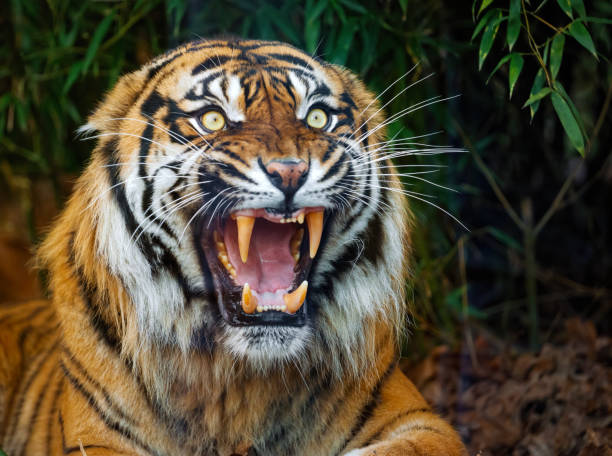
#> input picture Images/Tiger.jpg, 612 x 456 px, found by its file name; the run also reads 1 picture not shown here
$ jupyter execute '04 Edges, Corners and Blobs.ipynb'
#> lines starting #> are read from the running program, lines starting #| are printed output that depends on the picture
[cell 1]
import cv2 as cv
import numpy as np
import matplotlib.pyplot as plt
from mpl_toolkits.mplot3d import Axes3D
from matplotlib.ticker import LinearLocator, FormatStrFormatter
from matplotlib import cm
from collections import deque

$\LARGE Edge\ Detection$

$Finite\ Difference\ Filters$

[cell 2]
im = cv.imread('images/Tiger.jpg', cv.IMREAD_GRAYSCALE)
#> im: shape (456, 612); min 0, max 255, mean 73.1
assert im is not None

#Prewitt filters
prewitt_x = np.array([[-1, -1, -1], [0, 0, 0], [1, 1, 1]])
prewitt_y = np.array([[-1, 0, 1], [-1, 0, 1], [-1, 0, 1]])

#Sobel filters
sobel_x = np.array([[-1, -2, -1], [0, 0, 0], [1, 2, 1]])
sobel_y = np.array([[-1, 0, 1], [-2, 0, 2], [-1, 0, 1]])

prewitt_filtered_x = cv.filter2D(im, cv.CV_32F, prewitt_x)
prewitt_filtered_y = cv.filter2D(im, cv.CV_32F, prewitt_y)

sobel_filtered_x = cv.filter2D(im, cv.CV_32F, sobel_x)
sobel_filtered_y = cv.filter2D(im, cv.CV_32F, sobel_y)

#Normalizing
prewitt_filtered_x = cv.normalize(prewitt_filtered_x, None, 0, 255, cv.NORM_MINMAX, cv.CV_8U)
prewitt_filtered_y = cv.normalize(prewitt_filtered_y, None, 0, 255, cv.NORM_MINMAX, cv.CV_8U)
sobel_filtered_x = cv.normalize(sobel_filtered_x, None, 0, 255, cv.NORM_MINMAX, cv.CV_8U)
sobel_filtered_y = cv.normalize(sobel_filtered_y, None, 0, 255, cv.NORM_MINMAX, cv.CV_8U)

fig, ax = plt.subplots(2, 3, figsize = (20, 10))

ax[0, 0].imshow(im, cmap='gray')
ax[0, 0].set_title('Original Image')

ax[1, 0].imshow(im, cmap='gray')
ax[1, 0].set_title('Original Image')

ax[0, 1].imshow(prewitt_filtered_x, cmap='gray')
ax[0, 1].set_title('Prewitt x filtered image')

ax[0, 2].imshow(prewitt_filtered_y, cmap='gray')
ax[0, 2].set_title('Prewitt y filtered image')

ax[1, 1].imshow(sobel_filtered_x, cmap='gray')
ax[1, 1].set_title('Sobel x filtered image')

ax[1, 2].imshow(sobel_filtered_y, cmap='gray')
ax[1, 2].set_title('Sobel y filtered image')

for a in ax.ravel():
    a.axis('off')

plt.show()

$Derivatives\ of\ Gaussian\ Filters$

[cell 3]
#Gaussian function
sigma = 3.0
x = np.arange(-5, 5.1, 1)
y = np.arange(-5, 5.1, 1)
x, y = np.meshgrid(x, y)

g_xy = (1/(2*np.pi*sigma**2)) * np.exp(-(x**2 + y**2)/(2*sigma**2))

d_x_g, d_y_g = np.gradient(g_xy)

fig, ax = plt.subplots(1, 3, figsize=(30, 10), subplot_kw={'projection': '3d'})

ax[0].plot_surface(x, y, g_xy, cmap='viridis')
ax[0].set_title('3D Gaussian Function')

ax[1].plot_surface(x, y, d_x_g, cmap='viridis')
ax[1].set_title('Partial wrt X (d_x_g)')

ax[2].plot_surface(x, y, d_y_g, cmap='viridis')
ax[2].set_title('Partial wrt Y (d_y_g)')

plt.show()

[cell 4]
fig, ax = plt.subplots(1, 3, figsize = (30, 10))

ax[0].imshow(g_xy, cmap='gray')
ax[0].set_title('2D Gaussian Function')

ax[1].imshow(d_x_g, cmap='gray')
ax[1].set_title('2D Partial wrt X')

ax[2].imshow(d_y_g, cmap='gray')
ax[2].set_title('2D Partial wrt Y')

for a in ax:
    a.axis('off')

plt.show()

[cell 5]
#Applying filters
im_gauss_x = cv.filter2D(im, cv.CV_32F, d_x_g)
im_gauss_y = cv.filter2D(im, cv.CV_32F, d_y_g)

#Normalizing
im_gauss_x = cv.normalize(im_gauss_x, None, 0, 255, cv.NORM_MINMAX, cv.CV_8U)
im_gauss_y = cv.normalize(im_gauss_y, None, 0, 255, cv.NORM_MINMAX, cv.CV_8U)

fig, ax = plt.subplots(1, 2, figsize = (18,6))
ax[0].imshow(im_gauss_x, cmap='gray')
ax[0].set_title('Gaussian derivative wrt x filter')

ax[1].imshow(im_gauss_y, cmap='gray')
ax[1].set_title('Gaussian derivative wrt y filter')

for a in ax:
    a.axis('off')

plt.show()

$Canny\ Edge\ Detector$

[cell 6]
#Loaging the image
im_new = cv.imread('images/sigiriya.jpg', cv.IMREAD_GRAYSCALE)
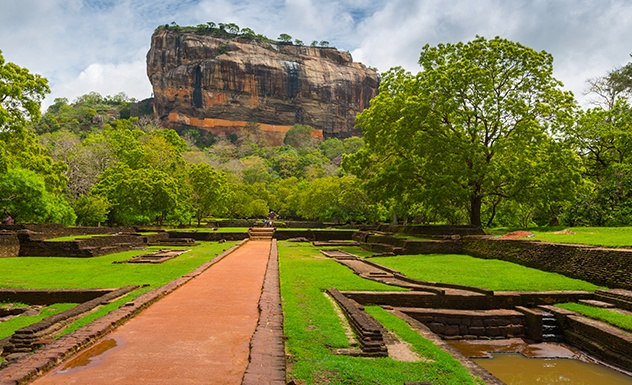
#> input picture Images/sigiriya.jpg, 632 x 385 px, found by its file name
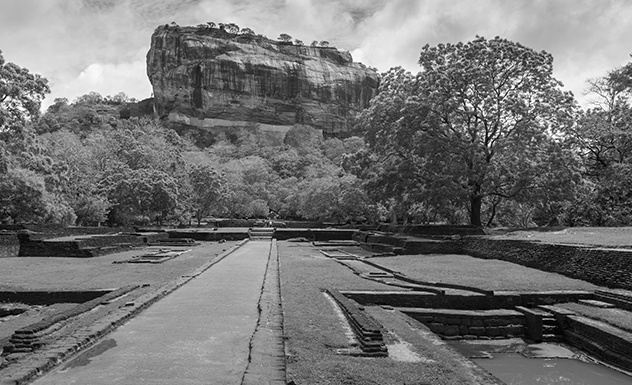
#> im_new: shape (385, 632); min 0, max 255, mean 114.9
assert im_new is not None

sigma = 2
x = np.arange(-5, 5.1, 1)
y = np.arange(-5, 5.1, 1)

x, y = np.meshgrid(x, y)

# Gaussian function and derivatives
g_xy = (1/(2*np.pi*sigma**2)) * np.exp(-(x**2 + y**2)/(2*sigma**2))
d_x_g, d_y_g = np.gradient(g_xy)

#Filtering the image with derivative of Gaussian
im_new_d_gaus_x = cv.filter2D(im_new, cv.CV_64F, d_x_g)
im_new_d_gaus_y = cv.filter2D(im_new, cv.CV_64F, d_y_g)
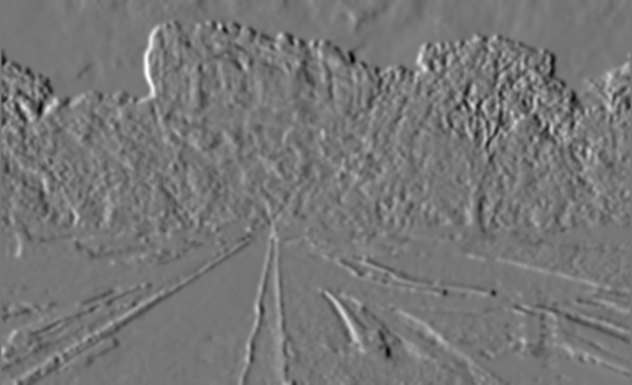
#> im_new_d_gaus_y: shape (385, 632) float64; min -24.56, max 28.08, mean 0; drawn with min black and max white

#Computing the magnitude of the gradient
im_mag = np.sqrt(im_new_d_gaus_x**2 + im_new_d_gaus_y**2)

#Computing the orientation of the gradient
im_orient = np.arctan2(im_new_d_gaus_y, im_new_d_gaus_x) * (180 / np.pi)
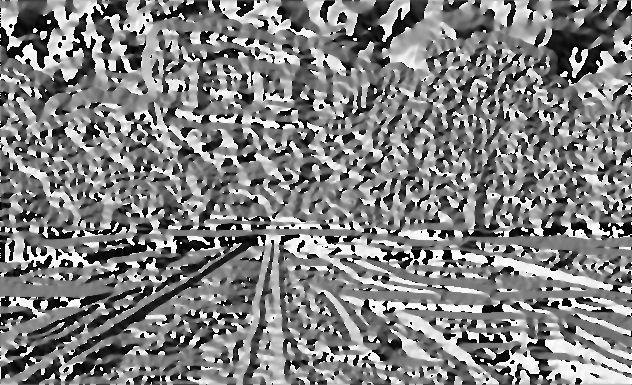
#> im_orient: shape (385, 632) float64; min -180, max 180, mean 1.4; drawn with min black and max white

#Normalizing
im_mag_norm = cv.normalize(im_mag, None, 0, 255, cv.NORM_MINMAX, cv.CV_8U)

#Non maximum suppression function
def NMS(magnitude_img, angle_img):

    #Creating a blank image to contain the values
    thinned_edges = np.zeros_like(magnitude_img)

    #Number of rows and columns of the image
    rows, columns = np.shape(magnitude_img)
#> rows = 385; columns = 632

    #Iterating through the image
    #The reason for the range is we are not going thorugh the most outer pixels because they lack one neighbour because of that we start iteration from the immediate inner pixels
    for i in range(1, rows-1):
        for j in range(1, columns-1):

            magnitude = magnitude_img[i, j]
            angle = angle_img[i, j]

            #Since we consider the pixels along the edge the direction and the opposite direction does not matter so we convert the angles to 0 to 180
            if angle < 0:
                angle += 180

            #And here since we are in the discrete world we quantize the angle values like this

            #0 degrees
            if (0 <= angle < 22.5) or (157.5 <= angle <= 180):

                #Declaring the neighbours
                q = magnitude_img[i + 1, j]
                r = magnitude_img[i + 1, j]

            #45 degrees
            elif 22.5 <= angle < 67.5:

                #Declaring the neighbours
                q = magnitude_img[i - 1, j - 1]
                r = magnitude_img[i + 1, j + 1]

            #90 dgrees
            elif 67.5 <= angle < 112.5:

                #Declaring the neighbours
                q = magnitude_img[i , j + 1]
                r = magnitude_img[i , j - 1]

            #135 degrees
            elif 112.5 <= angle < 157.5:

                #Declaring the neighbours
                q = magnitude_img[i + 1, j - 1]
                r = magnitude_img[i - 1, j + 1]


            #Non Maximum Supression
            if (magnitude >= q) and (magnitude >= r) :
                thinned_edges[i, j] = magnitude
            else:
                thinned_edges[i, j] = 0
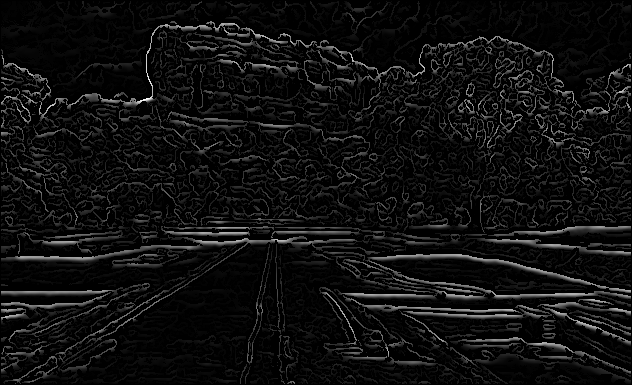
#> thinned_edges: shape (385, 632); min 0, max 255, mean 15.2

    return thinned_edges

#Calling the Non Maximum supression
im_nms = NMS(im_mag_norm, im_orient)

#Double Thresholding
#Thresholds
high_threshold = 80
low_threshold = 40

#Edge intensity declaration
strong = 255
weak = 75
non_edge = 0

#Initial blank image
im_thresh = np.zeros_like(im_nms)

#Choosing the points
high = im_nms >= high_threshold
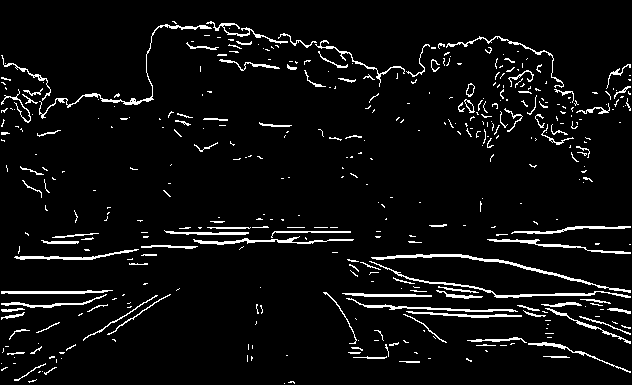
#> high: shape (385, 632) bool; 5.4% white in thin lines or dots
low = (im_nms >= low_threshold) & (im_nms < high_threshold)
#> low: shape (385, 632) bool; 8.8% white in thin lines or dots

#Assigning values
im_thresh[high] = strong
im_thresh[low] = weak

#Linking function
def linking(thresholded_img, strong = 255, weak = 75):

    #Rows and columns
#> called with strong = 255, weak = 75
    rows, columns = np.shape(thresholded_img)

    #Creating blank image for the final edges
    edges = np.zeros_like(thresholded_img)

    #Creating a queue to store strong and connected pixels
    queue = deque()

    #Finding all strong pixels locations
    strong_pixels = np.argwhere(thresholded_img == strong)

    #Adding those strong pixels to the final image and the queue
    for i, j in strong_pixels:
        edges[i, j] = strong
        queue.append((i, j))

    #Defining the 8 neighbours of a single pixel
    neighbours = [
        (-1, -1), (-1, 0), (-1, 1),
        ( 0, -1),          ( 0, 1),
        ( 1, -1), ( 1, 0), ( 1, 1)
    ]

    #Iterating until the queue is empty
    while queue:

        #Popping the leftmost element (FIFO)
        i, j = queue.popleft()

        #Going through the neighbours
        for di, dj in neighbours:
            ni = di + i
            nj = dj + j

            #Checking the image boundaries
            if (0 <= ni < rows) and (0 <= nj < columns) :

                #If neighbouring pixel is weak then it is connected
                if (thresholded_img[ni, nj] == weak) & (edges[ni, nj] == 0):

                    #So keep it
                    edges[ni, nj] = strong

                    #Add to the queue
                    queue.append((ni, nj))

    return edges

#Calling the linking function
im_edgs = linking(im_thresh, strong, weak)

fig, ax = plt.subplots(2, 3, figsize = (20, 9))
ax[0, 0].imshow(im_new, cmap = 'grey', vmin = 0, vmax = 255)
ax[0, 0].set_title("Original image")

ax[0, 1].imshow(im_mag_norm, cmap = 'grey', vmin = 0, vmax = 255)
ax[0, 1].set_title("Magnitude of gradient")

ax[0, 2].imshow(im_nms, cmap = 'grey', vmin = 0, vmax = 255)
ax[0, 2].set_title("Thinned edges after non-max suppression")

ax[1, 0].imshow(im_thresh, cmap = 'grey', vmin = 0, vmax = 255)
ax[1, 0].set_title("Thresholded edges")

ax[1, 1].imshow(im_edgs, cmap = 'grey', vmin = 0, vmax = 255)
ax[1, 1].set_title("Final edges")

for a in ax.ravel():
    a.axis('off')

plt.show()
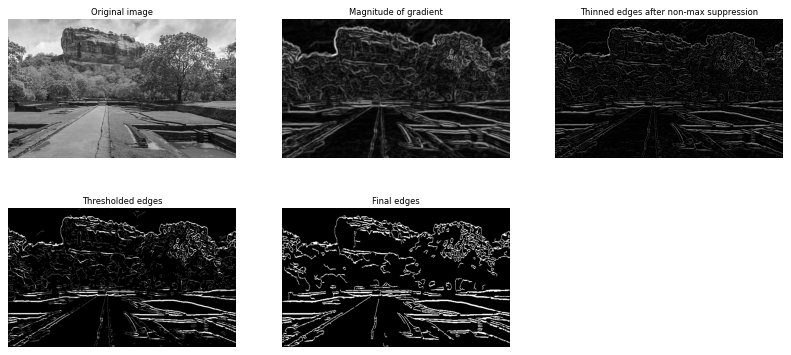
#> figure drawn by matplotlib, 5 panels

$\LARGE Corner\ Detection$

[cell 7]
#Loading the sample image
im = cv.imread('images/building.jpg', cv.IMREAD_GRAYSCALE)
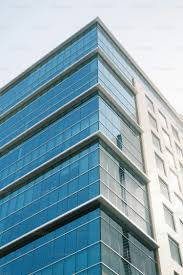
#> input picture Images/Building.jpg, 183 x 275 px, found by its file name
#> im: shape (275, 183); min 1, max 255, mean 156.2
assert im is not None

#Derivative filters
#Prewitt filters
prewitt_x = np.array([[-1, -1, -1], [0, 0, 0], [1, 1, 1]])
prewitt_y = np.array([[-1, 0, 1], [-1, 0, 1], [-1, 0, 1]])

#Sobel filters
sobel_x = np.array([[-1, -2, -1], [0, 0, 0], [1, 2, 1]])
sobel_y = np.array([[-1, 0, 1], [-2, 0, 2], [-1, 0, 1]])

#Calculating the first ordre partial derivatives of the image
I_x_p = cv.filter2D(im, cv.CV_64F, prewitt_x)
I_y_p = cv.filter2D(im, cv.CV_64F, prewitt_y)
I_x_s = cv.filter2D(im, cv.CV_64F, sobel_x)
I_y_s = cv.filter2D(im, cv.CV_64F, sobel_y)

#Getting the second order partial derivatives
I_x_x_p = np.multiply(I_x_p, I_x_p)
I_x_y_p = np.multiply(I_x_p, I_y_p)
I_y_y_p = np.multiply(I_y_p, I_y_p)

I_x_x_s = np.multiply(I_x_s, I_x_s)
I_x_y_s = np.multiply(I_x_s, I_y_s)
I_y_y_s = np.multiply(I_y_s, I_y_s)

#Appliyinh gaussian blur window at each pixel
I_x_x_p_gauss = cv.GaussianBlur(I_x_x_p, (3, 3), 1)
I_x_y_p_gauss = cv.GaussianBlur(I_x_y_p, (3, 3), 1)
I_y_y_p_gauss = cv.GaussianBlur(I_y_y_p, (3, 3), 1)

I_x_x_s_gauss = cv.GaussianBlur(I_x_x_s, (3, 3), 1)
I_x_y_s_gauss = cv.GaussianBlur(I_x_y_s, (3, 3), 1)
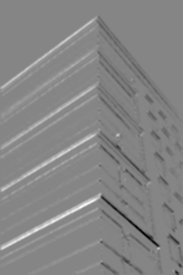
#> I_x_y_s_gauss: shape (275, 183) float64; min -134397.5, max 122617.5, mean 538.8; drawn with min black and max white
I_y_y_s_gauss = cv.GaussianBlur(I_y_y_s, (3, 3), 1)

#To calculate Corner Response Function
det_M = np.multiply(I_x_x_s_gauss, I_y_y_s_gauss) - np.multiply(I_x_y_s_gauss, I_x_y_s_gauss)
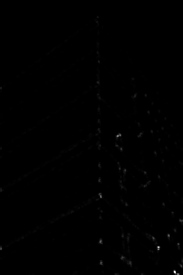
#> det_M: shape (275, 183) float64; min 0, max 7.76e+09, mean 22764830.3; drawn with min black and max white
trace_M = I_x_x_s_gauss + I_y_y_s_gauss

alpha = 0.04

R = det_M - alpha * np.multiply(trace_M, trace_M)

#Thresholding
im_thresh = np.copy(R)

threshold = 0.01 * R.max()
#> threshold = 64685239.6

low = R < threshold

im_thresh[low] = 0

#Non maximum supression from scratch
def NMS_corners(thresholded_image):

    #Blank image
    detected_corners = np.copy(thresholded_image)

    #Image dimensions
    rows, columns = np.shape(thresholded_image)
#> rows = 275; columns = 183

    #Declaring neighbours
    neighbours = [
            (-1, -1), (-1, 0), (-1, 1),
            ( 0, -1),          ( 0, 1),
            ( 1, -1), ( 1, 0), ( 1, 1)
        ]

    #Iterating through the image
    for i in range(1, rows-1):
        for j in range(1, columns-1):

            magnitude = thresholded_image[i, j]
            is_local_max = True #Assuming this pixel is the local maximum

            #No need to check if the magnitude is 0
            if magnitude == 0:
                continue

            #Going through the neighbours
            for di, dj in neighbours:
                ni = di + i
                nj = dj + j

                magnitude_neigbour = thresholded_image[ni, nj]

                if magnitude_neigbour > magnitude:
                    is_local_max = False
                    break

            if not is_local_max:
                detected_corners[i, j] = 0

    #Now the remaining pixels are the points where only corners are detected
    high = detected_corners > 0

    #Increasing there intensities to max
    detected_corners[high] = 255

    return detected_corners

corners_scratch = NMS_corners(im_thresh)

#Non Maximum Supression from OpneCV
#Dilate the thresholded image (scans a 3x3 window and grabs the max)
im_thresh_dilated = cv.dilate(im_thresh, np.ones((3,3), np.uint8))

#A pixel is a true corner if its original value matches the dilated value
is_local_max = (im_thresh == im_thresh_dilated) & (im_thresh > 0)

#Blank image to store corners
corners_openCV = np.zeros_like(im_thresh_dilated)

#Assigning values
corners_openCV[is_local_max] = 255

fig, ax = plt.subplots(1, 3, figsize = (20, 15))
ax[0].imshow(im, cmap = 'gray')
ax[0].set_title("Original Image")

ax[1].imshow(corners_openCV, cmap = 'gray')
ax[1].set_title("Detected corners")

ax[2].imshow(corners_scratch, cmap = 'gray')
ax[2].set_title("Detected corners")


for a in ax:
    a.axis('off')


plt.show()

$\LARGE Blob\ Detection$

[cell 8]
#Blob filter

#Creating gaussian function
sigma = 2.0
x = np.arange(-5, 5.1, 0.5)
y = np.arange(-5, 5.1, 0.5)
x, y = np.meshgrid(x, y)

g_xy = (1/(2*np.pi*sigma**2)) * np.exp(-(x**2 + y**2)/(2*sigma**2))

#Laplacian of gaussian
# first derivatives
gx = np.gradient(g_xy, axis=1)
gy = np.gradient(g_xy, axis=0)

# second derivatives
g_xx = np.gradient(gx, axis=1)
g_yy = np.gradient(gy, axis=0)

laplacian_of_gaussian = (sigma**2)*(g_xx + g_yy)

# Create figure
fig = plt.figure(figsize=(16, 7))

ax1 = fig.add_subplot(1, 2, 1, projection='3d')
ax1.plot_surface( x, y, laplacian_of_gaussian, cmap='viridis')
ax1.set_title('Laplacian of Gaussian - 3D View')

ax2 = fig.add_subplot(1, 2, 2)

# Normalize only for displaying as an image
log_display = cv.normalize(laplacian_of_gaussian, None, 0, 255, cv.NORM_MINMAX, cv.CV_8U)

ax2.imshow(log_display, cmap='gray', extent=[-5, 5, -5, 5])
ax2.set_title('Laplacian of Gaussian - 2D View')

plt.tight_layout()
plt.show()

[cell 9]
#Loading the sample image
im = cv.imread('images/Coins.jpeg', cv.IMREAD_GRAYSCALE)
assert im is not None # Keep this, it's a great habit!

# Define how many scale levels you want to test
sigma_list = [1.6 * (1.25 ** i) for i in range(10,15)]

# Blank 3D space to store images
scale_space = np.zeros((im.shape[0], im.shape[1], len(sigma_list)), dtype=np.float64)

#Looping through the sigma values to store the image
for layer_index, sigma in enumerate(sigma_list):

    k = int(3*sigma)

    x = np.arange(-k, k + 1)
    y = np.arange(-k, k + 1)
    x, y = np.meshgrid(x, y)

    g_xy = (1/(2*np.pi*sigma**2)) * np.exp(-(x**2 + y**2)/(2*sigma**2))

    #Laplacian of gaussian
    # first derivatives
    gx = np.gradient(g_xy, axis=1)
    gy = np.gradient(g_xy, axis=0)

    # second derivatives
    g_xx = np.gradient(gx, axis=1)
    g_yy = np.gradient(gy, axis=0)

    laplacian_of_gaussian = (sigma**2)*(g_xx + g_yy)

    #Applying the filter to the image
    im_laplace = cv.filter2D(im, cv.CV_64F, laplacian_of_gaussian)

    #Storing the image
    scale_space[:, :, layer_index] = im_laplace

#3D non maximum supression
def NMS_3D (image_block):

    #Blank image_block
    block = np.zeros((image_block.shape[0], image_block.shape[1], image_block.shape[2]), dtype=np.float64)

    #Getting the dimensions of the block
    rows, columns, height = np.shape(image_block)
#> rows = 696; columns = 984; height = 5

    #Neighbours
    neighbours = [
                (-1, -1, -1), (-1, 0, -1), (-1, 1, -1),
                ( 0, -1, -1), ( 0, 0, -1), ( 0, 1, -1),
                ( 1, -1, -1), ( 1, 0, -1), ( 1, 1, -1)
            ,

                (-1, -1, 0), (-1, 0, 0), (-1, 1, 0),
                ( 0, -1, 0),             ( 0, 1, 0),
                ( 1, -1, 0), ( 1, 0, 0), ( 1, 1, 0)
            ,

                (-1, -1, 1), (-1, 0, 1), (-1, 1, 1),
                ( 0, -1, 1), ( 0, 0, 1), ( 0, 1, 1),
                ( 1, -1, 1), ( 1, 0, 1), ( 1, 1, 1)
            ]


    #Squaring the image block to remove the negative values
    squared_image_block = np.multiply(image_block, image_block)

    #Adding a threshold to avoid unnesssary calculations
    threshold = 0.3 * squared_image_block.max()
#> threshold = 3072.3

    for i in range(1, rows - 1):
        for j in range(1, columns - 1):
            for k in range(1, height - 1):


                magnitude = squared_image_block[i, j, k]
                local_max_coordinates = [i, j, k]
                is_local_max = True

                #Ignoring the loop when when the value is too weak
                if magnitude < threshold :
                    continue

                for di, dj, dk in neighbours:

                    ni = i + di
                    nj = j + dj
                    nk = k + dk

                    if magnitude < squared_image_block[ni, nj, nk]:
                        is_local_max = False
                        break

                #If the center survives save the point
                if is_local_max:
                    block[i, j, k] = 255

    return block

#Image block after NMS
scale_space_nms = NMS_3D(scale_space)

#Getting the indices of the non suppressed points
non_zero_values = np.argwhere(scale_space_nms > 0)
#> non_zero_values = [[87, 853, 2], [101, 334, 1], [124, 133, 2], [188, 677, 1], [321, 853, 2], [342, 202, 1], [347, 491, 2], [501, 609, 1], [506, 413, 1], [508, 176, 1], [545, 812, 2], [591, 348, 1]]


#Scipy method to do the NMS
'''import scipy.ndimage as ndimage

# --- Replace your entire NMS_3D function with this ---

# 1. Square the block just like before to handle negative values
squared_space = np.square(scale_space)

# 2. The SciPy Cheat Code: This instantly slides a 3x3x3 window over the
# entire block and replaces every pixel with the maximum value in its neighborhood.
local_max_space = ndimage.maximum_filter(squared_space, size=3)

# 3. Calculate your threshold
threshold = 0.2* squared_space.max()

# 4. The Final Check: A point is a true local maximum ONLY IF its original value
# perfectly matches the maximum value found by the filter, AND it beats the threshold.
# This returns a 3D boolean array (True for blobs, False for background)
scale_space_nms = (squared_space == local_max_space) & (squared_space > threshold)

# --- Proceed directly to your drawing loop! ---

# Getting the indices of the non suppressed points
# (np.argwhere works perfectly with the boolean array)
non_zero_values = np.argwhere(scale_space_nms)'''

#Creating an image to draw colourd circles
im_with_blobs = cv.cvtColor(im, cv.COLOR_GRAY2BGR)

#Itarting through the non zero points to draw circles
for point in non_zero_values:

    #Format , (row, column, scale_index)
    y = point[0]
    x = point[1]
    scale_index = point[2]

    sigma = sigma_list[scale_index]

    #Radius
    radius = int(sigma * np.sqrt(2))

    #Drawing the circle
    cv.circle(im_with_blobs, (x, y), radius, (0, 0, 255), 2)
#> this loop made 12 passes
#> (y, x, scale_index, sigma, radius) on passes 1 to 12: (87, 853, 2, 23.28, 32), (101, 334, 1, 18.63, 26), (124, 133, 2, 23.28, 32), (188, 677, 1, 18.63, 26), (321, 853, 2, 23.28, 32), (342, 202, 1, 18.63, 26), (347, 491, 2, 23.28, 32), (501, 609, 1, 18.63, 26), (506, 413, 1, 18.63, 26), (508, 176, 1, 18.63, 26), (545, 812, 2, 23.28, 32), (591, 348, 1, 18.63, 26)

# Plot the final masterpiece
plt.figure(figsize=(15, 10))
plt.imshow(cv.cvtColor(im_with_blobs, cv.COLOR_BGR2RGB))
plt.title("Detected Blobs")
plt.axis('off')
plt.show()
